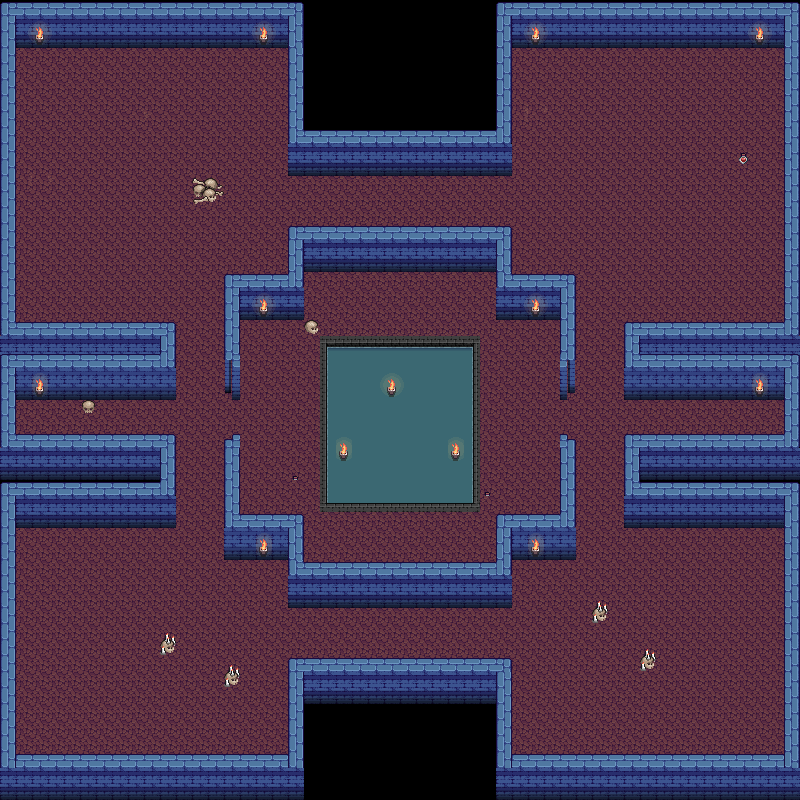

Below is a game level as drawn by its tile map, then a one-line description and the .tmx that defines it (tile-layer data replaced by summaries):
An orthogonal 50x50 tile map with 16x16 px tiles, 3 tile layers (Tile Layer 1, Tile Layer 2, Tile Layer 3), 1 hidden layer not drawn, 12 tilesets and 21 objects (solid20, solid21, solid22, solid23, solid24, ...).

<map version="1.10" tiledversion="1.11.0" orientation="orthogonal" renderorder="right-down" width="50" height="50" tilewidth="16" tileheight="16" infinite="0" nextlayerid="12" nextobjectid="100">
 <tileset firstgid="1" name="dwcx" tilewidth="16" tileheight="16" tilecount="495" columns="11">
  <image source="../The dungeon/sarcophagus, lamps &amp; tombs - NEW/dwcx.png" trans="000000" width="176" height="720" />
  <tile id="320">
   <objectgroup draworder="index" id="3">
    <object id="2" name="solid20" x="0" y="0.0434783" width="16" height="16" />
   </objectgroup>
  </tile>
  <tile id="321">
   <objectgroup draworder="index" id="2">
    <object id="1" name="solid21" x="0" y="0" width="16" height="16.0435" />
   </objectgroup>
  </tile>
  <tile id="322">
   <objectgroup draworder="index" id="2">
    <object id="1" name="solid22" x="0" y="-0.0434783" width="16.087" height="16.1304" />
   </objectgroup>
  </tile>
  <tile id="331">
   <objectgroup draworder="index" id="2">
    <object id="1" name="solid23" x="-0.0434783" y="0.0434783" width="16.0435" height="16.0435" />
   </objectgroup>
  </tile>
  <tile id="332">
   <objectgroup draworder="index" id="2">
    <object id="1" name="solid24" x="0" y="-0.0434783" width="16" height="16.0435" />
   </objectgroup>
  </tile>
  <tile id="333">
   <objectgroup draworder="index" id="2">
    <object id="1" name="solid25" x="0.0434783" y="0" width="16" height="16.0435" />
   </objectgroup>
  </tile>
  <tile id="342">
   <objectgroup draworder="index" id="3">
    <object id="2" name="solid26" x="0" y="-0.0434783" width="16.0435" height="16.087" />
   </objectgroup>
  </tile>
  <tile id="343">
   <objectgroup draworder="index" id="2">
    <object id="1" name="solid27" x="-0.0434783" y="-0.0434783" width="16" height="16.0435" />
   </objectgroup>
  </tile>
  <tile id="344">
   <objectgroup draworder="index" id="2">
    <object id="1" name="solid28" x="-0.0434783" y="0" width="16" height="15.9565" />
   </objectgroup>
  </tile>
 </tileset>
 <tileset firstgid="496" name="walls" tilewidth="16" tileheight="16" tilecount="320" columns="20">
  <image source="../The dungeon/Wall, ground &amp; stairs/walls.png" trans="000000" width="320" height="256" />
  <tile id="21">
   <objectgroup draworder="index" id="2">
    <object id="1" name="solid9" x="0.0625" y="8">
     <polygon points="0,0 0.9375,0 0.9375,-1.0625 7.875,-1 7.875,-5 8.8125,-5 8.8125,-6.0625 16,-6 16,7.9375 -0.0625,8" />
    </object>
   </objectgroup>
  </tile>
  <tile id="23">
   <objectgroup draworder="index" id="2">
    <object id="1" x="0.0625" y="2.0625">
     <polygon points="0,0 6.8125,0 6.8125,0.9375 7.9375,0.9375 7.9375,4.9375 14.875,4.9375 14.875,5.875 15.875,5.875 15.875,13.9375 -0.0625,13.875" />
    </object>
   </objectgroup>
  </tile>
  <tile id="41">
   <objectgroup draworder="index" id="3">
    <object id="4" name="solid1" x="1.9375" y="1.9375">
     <polygon points="0,0 0.0625,1 -0.9375,1.0625 -0.9375,2.0625 -1.9375,2.0625 -2,13.9375 -2,14.125 14.0625,14.125 14.125,0" />
    </object>
   </objectgroup>
  </tile>
  <tile id="42">
   <objectgroup draworder="index" id="2">
    <object id="1" name="solid2" x="0" y="2" width="16.0625" height="14.0625" />
   </objectgroup>
  </tile>
  <tile id="43">
   <objectgroup draworder="index" id="2">
    <object id="1" name="solid3" x="0" y="2.0625">
     <polygon points="0,0 14,0 14,0.875 14.9375,0.875 14.9375,1.8125 15.9375,1.8125 16,13.875 0.0625,13.9375" />
    </object>
   </objectgroup>
  </tile>
  <tile id="61">
   <objectgroup draworder="index" id="2">
    <object id="1" name="solid8" x="-0.0625" y="0.0625" width="16.1875" height="16" />
   </objectgroup>
  </tile>
  <tile id="63">
   <objectgroup draworder="index" id="3">
    <object id="2" name="solid4" x="0" y="0" width="16" height="16" />
   </objectgroup>
  </tile>
  <tile id="81">
   <objectgroup draworder="index" id="2">
    <object id="1" name="solid7" x="0.0625" y="0">
     <polygon points="0,0 -0.0625,14.9375 0.875,14.9375 0.875,15.9375 16,16 15.9375,0" />
    </object>
   </objectgroup>
  </tile>
  <tile id="82">
   <objectgroup draworder="index" id="2">
    <object id="3" name="solid6" x="0" y="2" width="16" height="14.125" />
   </objectgroup>
  </tile>
  <tile id="83">
   <objectgroup draworder="index" id="2">
    <object id="1" name="solid5" x="-0.0625" y="0">
     <polygon points="0,0 16.125,0.0625 16.125,14.875 15.125,14.875 15.125,15.9375 0.0625,16.0625" />
    </object>
   </objectgroup>
  </tile>
  <tile id="141">
   <objectgroup draworder="index" id="2">
    <object id="1" name="solid11" x="-0.0625" y="0.0625">
     <polygon points="0,0 16.0625,0 16.125,15.9375 8.125,15.9375 8.0625,7.9375 0.0625,7.9375" />
    </object>
   </objectgroup>
  </tile>
  <tile id="143">
   <objectgroup draworder="index" id="2">
    <object id="2" name="solid12" x="-0.0625" y="0">
     <polygon points="0,0 0.125,16 7,16 7,8 16.0625,8.0625 16.125,0" />
    </object>
   </objectgroup>
  </tile>
 </tileset>
 <tileset firstgid="816" name="Stairs" tilewidth="16" tileheight="16" tilecount="408" columns="24">
  <image source="../The dungeon/Wall, ground &amp; stairs/Stairs.png" trans="000000" width="384" height="272" />
 </tileset>
 <tileset firstgid="1224" name="Ground" tilewidth="16" tileheight="16" tilecount="338" columns="26">
  <image source="../The dungeon/Wall, ground &amp; stairs/Ground.png" trans="000000" width="416" height="208" />
 </tileset>
 <tileset firstgid="1562" name="Bones_tileset" tilewidth="16" tileheight="16" tilecount="100" columns="10">
  <image source="../The dungeon/bones/Bones_tileset.png" trans="000000" width="160" height="160" />
 </tileset>
 <tileset firstgid="1662" name="wall_fire" tilewidth="16" tileheight="16" tilecount="54" columns="18">
  <image source="../The dungeon/sarcophagus, lamps &amp; tombs - NEW/chandeliers/wall_fire.png" trans="000000" width="288" height="48" />
  <tile id="1">
   <animation>
    <frame tileid="1" duration="100" />
    <frame tileid="4" duration="100" />
    <frame tileid="7" duration="100" />
    <frame tileid="10" duration="100" />
    <frame tileid="13" duration="100" />
    <frame tileid="16" duration="100" />
   </animation>
  </tile>
  <tile id="19">
   <animation>
    <frame tileid="1" duration="100" />
    <frame tileid="4" duration="100" />
    <frame tileid="7" duration="100" />
    <frame tileid="10" duration="100" />
    <frame tileid="13" duration="100" />
    <frame tileid="16" duration="100" />
   </animation>
  </tile>
 </tileset>
 <tileset firstgid="1716" name="black_book_02" tilewidth="16" tileheight="16" tilecount="32" columns="16">
  <image source="../The dungeon/Items/books/black_book_02.png" trans="000000" width="256" height="32" />
 </tileset>
 <tileset firstgid="1748" name="key1_03" tilewidth="16" tileheight="16" tilecount="32" columns="16">
  <image source="../The dungeon/Items/keys/key1_03.png" trans="000000" width="256" height="32" />
  <tile id="16">
   <animation>
    <frame tileid="16" duration="100" />
    <frame tileid="17" duration="100" />
    <frame tileid="18" duration="100" />
    <frame tileid="19" duration="100" />
    <frame tileid="20" duration="100" />
    <frame tileid="21" duration="100" />
    <frame tileid="22" duration="100" />
    <frame tileid="23" duration="100" />
    <frame tileid="24" duration="100" />
    <frame tileid="25" duration="100" />
    <frame tileid="26" duration="100" />
    <frame tileid="27" duration="100" />
    <frame tileid="28" duration="100" />
    <frame tileid="29" duration="100" />
    <frame tileid="30" duration="100" />
    <frame tileid="31" duration="100" />
   </animation>
  </tile>
 </tileset>
 <tileset firstgid="1780" name="big_red_potion_01" tilewidth="16" tileheight="16" tilecount="32" columns="16">
  <image source="../The dungeon/Items/potions/big_red_potion_01.png" trans="000000" width="256" height="32" />
  <tile id="0">
   <animation>
    <frame tileid="0" duration="100" />
    <frame tileid="1" duration="100" />
    <frame tileid="2" duration="100" />
    <frame tileid="3" duration="100" />
    <frame tileid="4" duration="100" />
    <frame tileid="5" duration="100" />
    <frame tileid="6" duration="100" />
    <frame tileid="7" duration="100" />
    <frame tileid="8" duration="100" />
    <frame tileid="9" duration="100" />
    <frame tileid="10" duration="100" />
    <frame tileid="11" duration="100" />
    <frame tileid="12" duration="100" />
    <frame tileid="13" duration="100" />
    <frame tileid="14" duration="100" />
    <frame tileid="15" duration="100" />
   </animation>
  </tile>
  <tile id="16">
   <animation>
    <frame tileid="16" duration="100" />
    <frame tileid="17" duration="100" />
    <frame tileid="18" duration="100" />
    <frame tileid="19" duration="100" />
    <frame tileid="20" duration="100" />
    <frame tileid="21" duration="100" />
    <frame tileid="22" duration="100" />
    <frame tileid="23" duration="100" />
    <frame tileid="24" duration="100" />
    <frame tileid="25" duration="100" />
    <frame tileid="26" duration="100" />
    <frame tileid="27" duration="100" />
    <frame tileid="28" duration="100" />
    <frame tileid="29" duration="100" />
    <frame tileid="30" duration="100" />
    <frame tileid="31" duration="100" />
   </animation>
  </tile>
 </tileset>
 <tileset firstgid="1812" name="Doble_door_side" tilewidth="16" tileheight="16" tilecount="24" columns="3">
  <image source="../The dungeon/Doors/Door_2/Doble_door/Side/Doble_door_side.gif" trans="000000" width="48" height="128" />
 </tileset>
 <tileset firstgid="1836" name="Doble_door_side" tilewidth="16" tileheight="16" tilecount="24" columns="3">
  <image source="../The dungeon/Doors/Door_1/Doble_door/Side/Doble_door_side.gif" trans="000000" width="48" height="128" />
 </tileset>
 <tileset firstgid="1860" name="Doble_door_front" tilewidth="16" tileheight="16" tilecount="36" columns="6">
  <image source="../The dungeon/Doors/Door_1/Doble_door/Front/Doble_door_front.gif" trans="000000" width="96" height="96" />
 </tileset>
 <layer id="1" name="Tile Layer 1" width="50" height="50">
  <data>[2500 cells, 2116 non-empty, 4 distinct tile ids]</data>
 </layer>
 <layer id="4" name="Tile Layer 2" width="50" height="50">
  <data>[2500 cells, 788 non-empty, 37 distinct tile ids]</data>
 </layer>
 <layer id="3" name="Tile Layer 3" width="50" height="50">
  <data>[2500 cells, 103 non-empty, 13 distinct tile ids]</data>
 </layer>
 <layer id="11" name="Tile Layer 4" width="50" height="50" visible="0">
  <data>[2500 cells, 763 non-empty, 2 distinct tile ids]</data>
 </layer>
</map>
